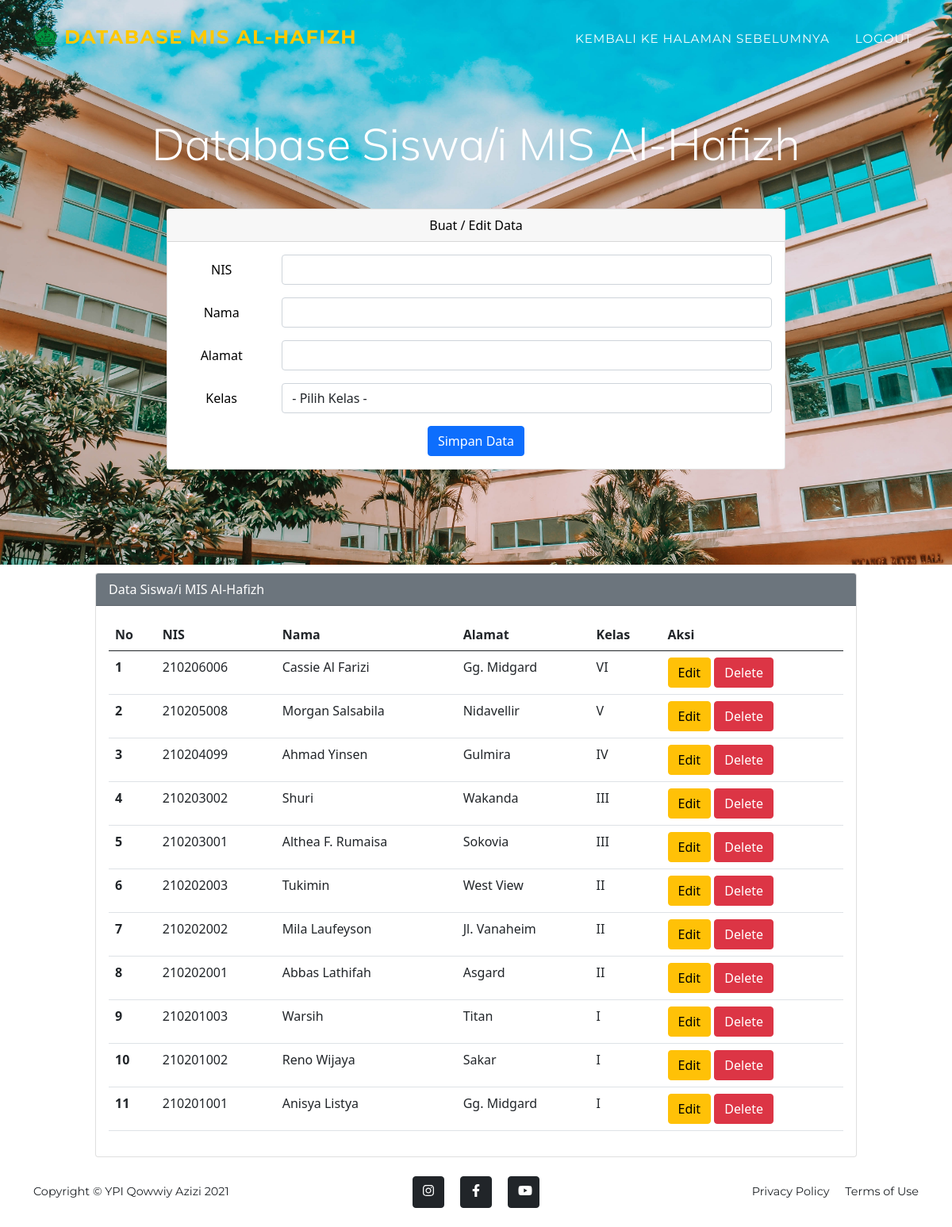
Screenshot of /data_mis.php (signed in) with the database file from the repository.
### tables this page shows
CREATE TABLE `dbsiswa` (
  `id` int(200) NOT NULL,
  `nis` varchar(333) NOT NULL,
  `nama` varchar(333) NOT NULL,
  `alamat` varchar(333) NOT NULL,
  `kelas` varchar(333) NOT NULL
);

### data_mis.php (the view, shortened to what this page needs)
<?php
$host       = "localhost";
$user       = "root";
$pass       = "";
$db         = "dbsekolah";
$koneksi    = mysqli_connect($host, $user, $pass, $db);
$nis        = "";
$nama       = "";
$alamat     = "";
?>
<!DOCTYPE html>
<html lang="en">
    <head>
        <link href="styles.css" rel="stylesheet" />
        <link href="https://cdn.jsdelivr.net/npm/bootstrap@5.0.0-beta2/dist/css/bootstrap.min.css" rel="stylesheet">
    </head>
    <body id="page-top">
        <nav class="navbar navbar-expand-lg navbar-dark fixed-top" id="mainNav">
            <div class="container">
                <a class="navbar-brand" href="#page-top"><img src="YPI.png" class="mb-2" alt="..." />      Database MIS Al-Hafizh</a>
                <div class="collapse navbar-collapse" id="navbarResponsive">
                    <ul class="navbar-nav text-uppercase ms-auto py-4 py-lg-0">
                        <li class="nav-item"><a class="nav-link" href="landing-page-tendik.php">Kembali Ke Halaman Sebelumnya</a></li>
                        <li class="nav-item"><a class="nav-link" href="logout.php">Logout</a></li>
                    </ul>
                </div>
            </div>
        </nav>
        <header class="masthead" style="padding-bottom: 10%;
                                        padding-top: 100px;">
        <div class="jumbotron">
            <div class="container">
                <div class="col-lg-12 text-center mt-5 mb-5">
                    <h3 class="display-4" id="font-amru">Database Siswa/i MIS Al-Hafizh</h3>
                </div>
            </div>
        </div>
        <div class="mx-auto">
            <div class="card">
                <div class="card-header" style="color : black">
                    Buat / Edit Data
                </div>
                <div class="card-body">
                    <form action="" method="POST">
                        <div class="mb-3 row">
                            <label for="nis" class="col-sm-2 col-form-label" style="color: black">NIS</label>
                            <div class="col-sm-10">
                                <input type="text" class="form-control" id="nis" name="nis" value="<?php echo $nis ?>">
                            </div>
                        </div>
                        <div class="mb-3 row">
                            <label for="nama" class="col-sm-2 col-form-label" style="color : black">Nama</label>
                            <div class="col-sm-10">
                                <input type="text" class="form-control" id="nama" name="nama" value="<?php echo $nama ?>">
                            </div>
                        </div>
                        <div class="mb-3 row">
                            <label for="alamat" class="col-sm-2 col-form-label" style="color : black">Alamat</label>
                            <div class="col-sm-10">
                                <input type="text" class="form-control" id="alamat" name="alamat" value="<?php echo $alamat ?>">
                            </div>
                        </div>
                        <div class="mb-3 row">
                            <label for="kelas" class="col-sm-2 col-form-label" style="color : black">Kelas</label>
                            <div class="col-sm-10">
                                <select class="form-control" name="kelas" id="kelas">
                                    <option value="">- Pilih Kelas -</option>
                                </select>
                            </div>
                        </div>
                        <div class="col-12">
                            <input type="submit" name="simpan" value="Simpan Data" class="btn btn-primary" />
                        </div>
                    </form>
                </div>
            </div>
            </div>
            </header>
        <div class="mx-auto" style="width: 80%">
            <div class="card">
                <div class="card-header text-white bg-secondary">
                    Data Siswa/i MIS Al-Hafizh
                </div>
                <div class="card-body">
                    <table class="table">
                        <thead>
                            <tr>
                                <th scope="col">No</th>
                                <th scope="col">NIS</th>
                                <th scope="col">Nama</th>
                                <th scope="col">Alamat</th>
                                <th scope="col">Kelas</th>
                                <th scope="col">Aksi</th>
                            </tr>
                        </thead>
                        <tbody>
                            <?php
                            $sql2   = "select * from dbsiswa order by id desc";
                            $q2     = mysqli_query($koneksi, $sql2);
                            $urut   = 1;
                            while ($r2 = mysqli_fetch_array($q2)) {
                                $id         = $r2['id'];
                                $nis        = $r2['nis'];
                                $nama       = $r2['nama'];
                                $alamat     = $r2['alamat'];
                                $kelas      = $r2['kelas'];
                            ?>
                                <tr>
                                    <th scope="row"><?php echo $urut++ ?></th>
                                    <td scope="row"><?php echo $nis ?></td>
                                    <td scope="row"><?php echo $nama ?></td>
                                    <td scope="row"><?php echo $alamat ?></td>
                                    <td scope="row"><?php echo $kelas ?></td>
                                    <td scope="row">
                                        <a href="data_mis.php?op=edit&id=<?php echo $id ?>"><button type="button" class="btn btn-warning">Edit</button></a>
                                        <a href="data_mis.php?op=delete&id=<?php echo $id?>" onclick="return confirm('Yakin mau delete data?')"><button type="button" class="btn btn-danger">Delete</button></a>
                                    </td>
                                </tr>
                            <?php
                            }
                            ?>
                        </tbody>
                    </table>
                </div>
            </div>
        </div>
        <footer class="footer py-4">
            <div class="container">
                <div class="row align-items-center">
                    <div class="col-lg-4 text-lg-start">Copyright &copy; YPI Qowwiy Azizi 2021</div>
                    <div class="col-lg-4 my-3 my-lg-0">
                        <a class="btn btn-dark btn-social mx-2" href="https://www.instagram.com/"><i class="fab fa-instagram"></i></a>
                        <a class="btn btn-dark btn-social mx-2" href="https://id-id.facebook.com/"><i class="fab fa-facebook-f"></i></a>
                        <a class="btn btn-dark btn-social mx-2" href="https://www.youtube.com/"><i class="fab fa-youtube"></i></a>
                    </div>
                    <div class="col-lg-4 text-lg-end">
                        <a class="link-dark text-decoration-none me-3" href="#!">Privacy Policy</a>
                        <a class="link-dark text-decoration-none" href="#!">Terms of Use</a>
                    </div>
                </div>
            </div>
        </footer>
    </body>
</html>

### data_mis.php (style rules this page uses)
.mx-auto { width: 65%; }
.card { margin-top: 10px; }
#font-amru { font-family: 'Mulish', sans-serif; }

### rows the page displays
dbsiswa: nis "210206006", nama "Cassie Al Farizi", alamat "Gg. Midgard", kelas "VI"
dbsiswa: nis "210205008", nama "Morgan Salsabila", alamat "Nidavellir", kelas "V"
dbsiswa: nis "210204099", nama "Ahmad Yinsen", alamat "Gulmira", kelas "IV"
dbsiswa: nis "210203002", nama "Shuri", alamat "Wakanda", kelas "III"
dbsiswa: nis "210203001", nama "Althea F. Rumaisa", alamat "Sokovia", kelas "III"
dbsiswa: nis "210202003", nama "Tukimin", alamat "West View", kelas "II"
dbsiswa: nis "210202002", nama "Mila Laufeyson", alamat "Jl. Vanaheim", kelas "II"
dbsiswa: nis "210202001", nama "Abbas Lathifah", alamat "Asgard", kelas "II"
dbsiswa: nis "210201003", nama "Warsih", alamat "Titan", kelas "I"
dbsiswa: nis "210201002", nama "Reno Wijaya", alamat "Sakar", kelas "I"
dbsiswa: nis "210201001", nama "Anisya Listya", alamat "Gg. Midgard", kelas "I"
